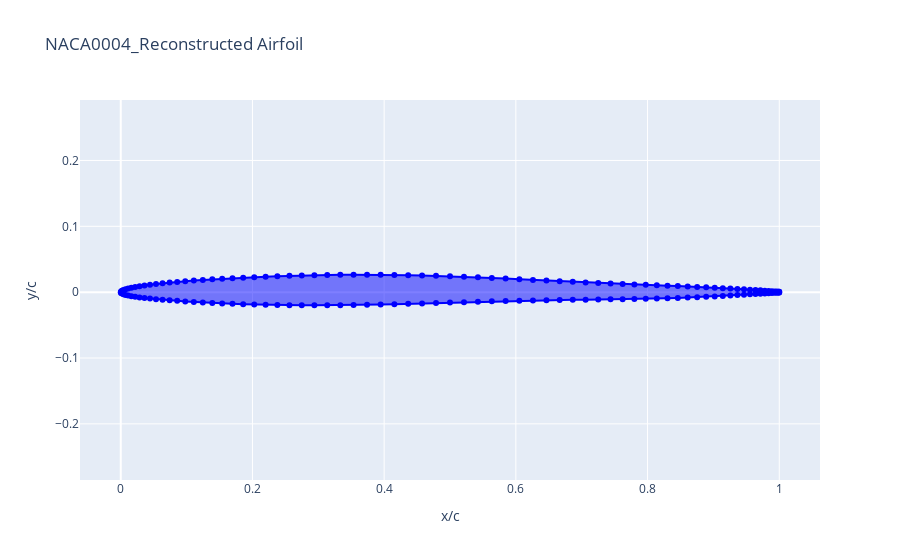
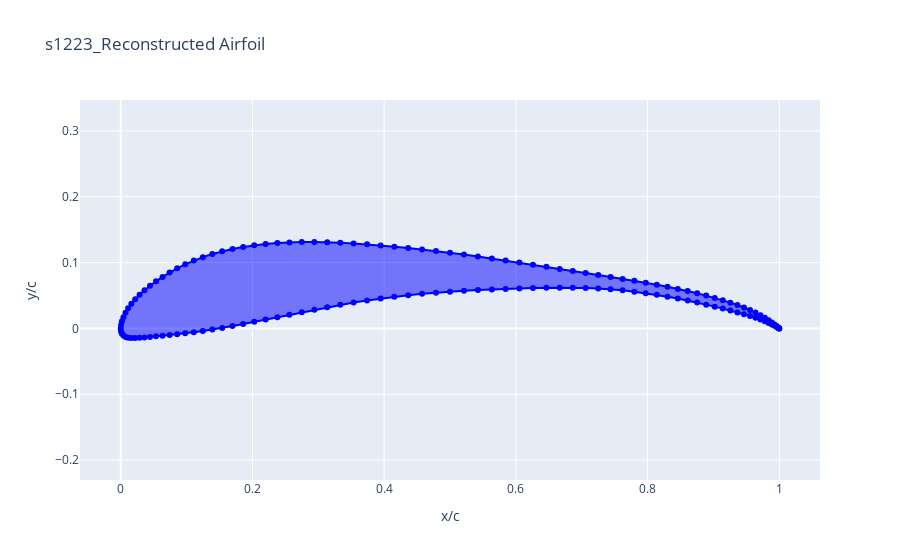

Notebook source saved alongside these figures, in order:
### Markdown cell above
### Latent Space Walk

### Code cell
af1 = Airfoil(name="NACA0004").to_kulfan_airfoil(NPV)
af2 = Airfoil(name="s1223").to_kulfan_airfoil(NPV)

af1_w = np.concatenate(
    (af1.kulfan_parameters["upper_weights"], 
     af1.kulfan_parameters["lower_weights"]), 
    axis=0
)
af1_p = np.array([af1.kulfan_parameters["TE_thickness"], af1.kulfan_parameters["leading_edge_weight"]])

af2_w = np.concatenate(
    (af2.kulfan_parameters["upper_weights"], 
     af2.kulfan_parameters["lower_weights"]), 
    axis=0
)
af2_p = np.array([af2.kulfan_parameters["TE_thickness"], af2.kulfan_parameters["leading_edge_weight"]])

af1_w = af1_w.reshape(1, -1)
af1_p = af1_p.reshape(1, -1)
af2_w = af2_w.reshape(1, -1)
af2_p = af2_p.reshape(1, -1)

af1_normalized = scaler.transform(af1_w, af1_p)
af2_normalized = scaler.transform(af2_w, af2_p)

af1_normalized_tensor = tf.convert_to_tensor(af1_normalized, dtype=tf.float32)
af2_normalized_tensor = tf.convert_to_tensor(af2_normalized, dtype=tf.float32)

af1_pred_w_norm, af1_pred_p_norm = vae(af1_normalized_tensor, training=False)
af2_pred_w_norm, af2_pred_p_norm = vae(af2_normalized_tensor, training=False)

af1_pred_w, af1_pred_p = scaler.inverse_transform(af1_pred_w_norm.numpy(), af1_pred_p_norm.numpy())
af2_pred_w, af2_pred_p = scaler.inverse_transform(af2_pred_w_norm.numpy(), af2_pred_p_norm.numpy())

af1_pred_coords = vae.decoder.cst_transform(af1_pred_w, af1_pred_p).numpy()
af2_pred_coords = vae.decoder.cst_transform(af2_pred_w, af2_pred_p).numpy()

af1_reconstructed = Airfoil(coordinates=af1_pred_coords[0], name="NACA0004_Reconstructed")
af1_reconstructed.draw()
af2_reconstructed = Airfoil(coordinates=af2_pred_coords[0], name="s1223_Reconstructed")
af2_reconstructed.draw()

### Figure 1 — Plotly figure (JSON) as saved in the notebook; plotly's stock layout.template omitted (floating-point values rounded to 4 significant figures; data arrays with more than 128 entries replaced by an {"elided": "..."} marker saying what was removed)
{"data": [{"fill": "toself", "line": {"color": "blue"}, "mode": "lines+markers", "name": "NACA0004_Reconstructed", "type": "scatter", "x": {"elided": "149 float values"}, "y": {"elided": "149 float values"}}], "layout": {"title": {"text": "NACA0004_Reconstructed Airfoil"}, "xaxis": {"title": {"text": "x/c"}}, "yaxis": {"scaleanchor": "x", "scaleratio": 1, "title": {"text": "y/c"}}}}

### Figure 2 — Plotly figure (JSON) as saved in the notebook; plotly's stock layout.template omitted (floating-point values rounded to 4 significant figures; data arrays with more than 128 entries replaced by an {"elided": "..."} marker saying what was removed)
{"data": [{"fill": "toself", "line": {"color": "blue"}, "mode": "lines+markers", "name": "s1223_Reconstructed", "type": "scatter", "x": {"elided": "149 float values"}, "y": {"elided": "149 float values"}}], "layout": {"title": {"text": "s1223_Reconstructed Airfoil"}, "xaxis": {"title": {"text": "x/c"}}, "yaxis": {"scaleanchor": "x", "scaleratio": 1, "title": {"text": "y/c"}}}}
